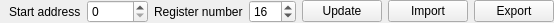
<?xml version="1.0" encoding="UTF-8"?>
<ui version="4.0">
 <class>SAKModbusCommonRegisterViewController</class>
 <widget class="QWidget" name="SAKModbusCommonRegisterViewController">
  <property name="geometry">
   <rect>
    <x>0</x>
    <y>0</y>
    <width>540</width>
    <height>23</height>
   </rect>
  </property>
  <property name="windowTitle">
   <string notr="true">Form</string>
  </property>
  <layout class="QGridLayout" name="gridLayout">
   <property name="leftMargin">
    <number>9</number>
   </property>
   <property name="topMargin">
    <number>0</number>
   </property>
   <property name="rightMargin">
    <number>0</number>
   </property>
   <property name="bottomMargin">
    <number>0</number>
   </property>
   <item row="0" column="3">
    <widget class="QSpinBox" name="registerNumberSpinBox">
     <property name="maximum">
      <number>500</number>
     </property>
     <property name="singleStep">
      <number>50</number>
     </property>
     <property name="value">
      <number>16</number>
     </property>
    </widget>
   </item>
   <item row="0" column="0">
    <widget class="QLabel" name="label">
     <property name="text">
      <string>Start address</string>
     </property>
    </widget>
   </item>
   <item row="0" column="5">
    <spacer name="horizontalSpacer">
     <property name="orientation">
      <enum>Qt::Horizontal</enum>
     </property>
     <property name="sizeHint" stdset="0">
      <size>
       <width>40</width>
       <height>20</height>
      </size>
     </property>
    </spacer>
   </item>
   <item row="0" column="1">
    <widget class="QSpinBox" name="startAddressSpinBox">
     <property name="maximum">
      <number>65535</number>
     </property>
     <property name="singleStep">
      <number>50</number>
     </property>
    </widget>
   </item>
   <item row="0" column="6">
    <widget class="QPushButton" name="importPushButton">
     <property name="text">
      <string>Import</string>
     </property>
    </widget>
   </item>
   <item row="0" column="7">
    <widget class="QPushButton" name="exportPushButton">
     <property name="text">
      <string>Export</string>
     </property>
    </widget>
   </item>
   <item row="0" column="2">
    <widget class="QLabel" name="label_2">
     <property name="text">
      <string>Register number</string>
     </property>
    </widget>
   </item>
   <item row="0" column="4">
    <widget class="QPushButton" name="updatePushButton">
     <property name="text">
      <string>Update</string>
     </property>
    </widget>
   </item>
  </layout>
 </widget>
 <resources/>
 <connections/>
</ui>
